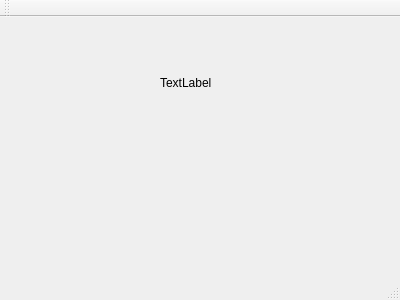
<?xml version="1.0" encoding="UTF-8"?>
<ui version="4.0">
 <class>MainWindow</class>
 <widget class="QMainWindow" name="MainWindow">
  <property name="geometry">
   <rect>
    <x>0</x>
    <y>0</y>
    <width>400</width>
    <height>300</height>
   </rect>
  </property>
  <property name="windowTitle">
   <string>MainWindow</string>
  </property>
  <widget class="QWidget" name="centralWidget">
   <widget class="QLabel" name="stringLabel">
    <property name="geometry">
     <rect>
      <x>160</x>
      <y>60</y>
      <width>54</width>
      <height>12</height>
     </rect>
    </property>
    <property name="text">
     <string>TextLabel</string>
    </property>
   </widget>
  </widget>
  <widget class="QMenuBar" name="menuBar">
   <property name="geometry">
    <rect>
     <x>0</x>
     <y>0</y>
     <width>400</width>
     <height>23</height>
    </rect>
   </property>
  </widget>
  <widget class="QToolBar" name="mainToolBar">
   <attribute name="toolBarArea">
    <enum>TopToolBarArea</enum>
   </attribute>
   <attribute name="toolBarBreak">
    <bool>false</bool>
   </attribute>
  </widget>
  <widget class="QStatusBar" name="statusBar"/>
 </widget>
 <layoutdefault spacing="6" margin="11"/>
 <resources/>
 <connections/>
</ui>
